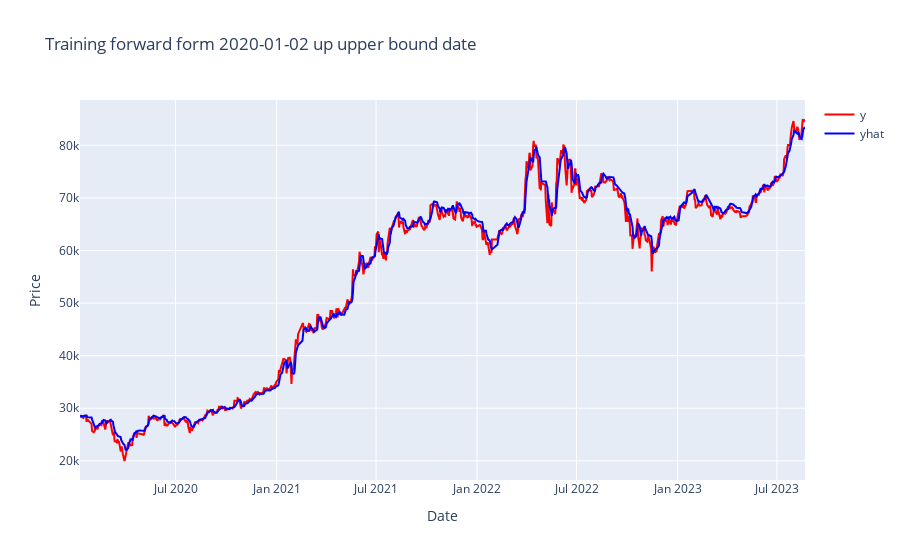

The notebook cell this image was saved under:
### Code cell
df = df_fw_list[0]
X_train = X_train_list[0]
scaler = scaler_list[0]

fig = go.Figure()


actual_y_scat = go.Scatter(x=df['ds'][lookback:], y=df['y'][lookback:], mode='lines', name="y", line=dict(color='red'))
predicted_y = get_predict(model=model,X=X_train, scaler=scaler)
predict_y_scat = go.Scatter(x=df['ds'][lookback:], y=predicted_y, mode='lines', name='yhat', line=dict(color='blue'))
fig.add_trace(actual_y_scat)
fig.add_trace(predict_y_scat)

# Adjust layout for better spacing
fig.update_layout(title_text=f"Training forward form {origin_start_date.strftime('%Y-%m-%d')} up upper bound date")
fig.update_xaxes(title_text='Date')  # Set X-axis label for the bottom subplot
fig.update_yaxes(title_text='Price')  # Set Y-axis label for the left subplot
# Show the figure
fig.show()

### Figure 1 — Plotly figure (JSON) as saved in the notebook; plotly's stock layout.template omitted (floating-point values rounded to 4 significant figures; data arrays with more than 128 entries replaced by an {"elided": "..."} marker saying what was removed)
{"data": [{"line": {"color": "red"}, "mode": "lines", "name": "y", "type": "scatter", "x": {"elided": "904 str values"}, "y": {"elided": "904 int values"}}, {"line": {"color": "blue"}, "mode": "lines", "name": "yhat", "type": "scatter", "x": {"elided": "904 str values"}, "y": {"elided": "904 float values"}}], "layout": {"title": {"text": "Training forward form 2020-01-02 up upper bound date"}, "xaxis": {"title": {"text": "Date"}}, "yaxis": {"title": {"text": "Price"}}}}
